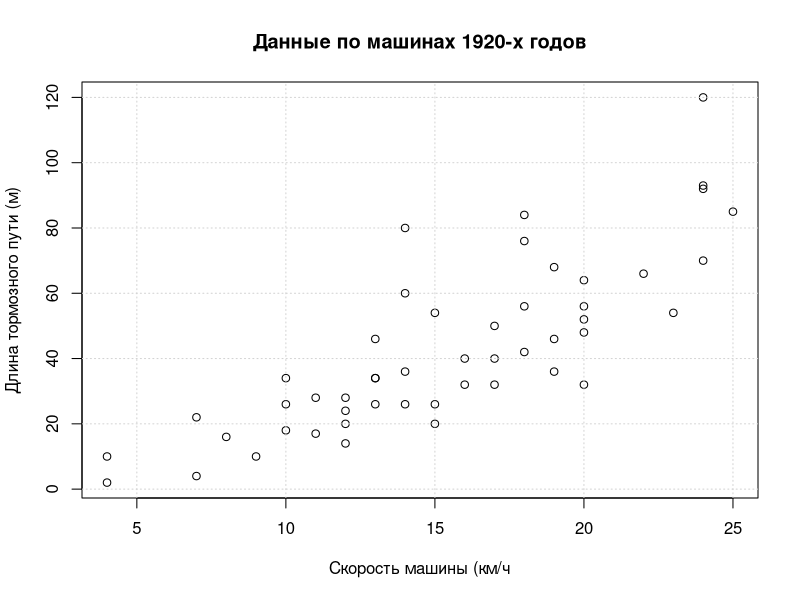

The R source for this figure:
## ---- chunk 1
library(knitr)
year <- c(2010, 2011, 2012, 2013)
popul <- c(142962, 142914, 143103, 143395)
unempl <- c(7.4, 6.5, 5.5, 5.5)
df = data.frame(year, popul, unempl)
colnames(df) <- c('Год', 'Население (тыс. чел.)', 'Безработица (%)')
kable(df)
## ---- chunk 2
head(cars)
## ---- chunk 3
plot(cars$speed, cars$dist, main='Данные по машинах 1920-х годов', ylab = 'Длина тормозного пути (м)', xlab='Скорость машины (км/ч')
grid()
